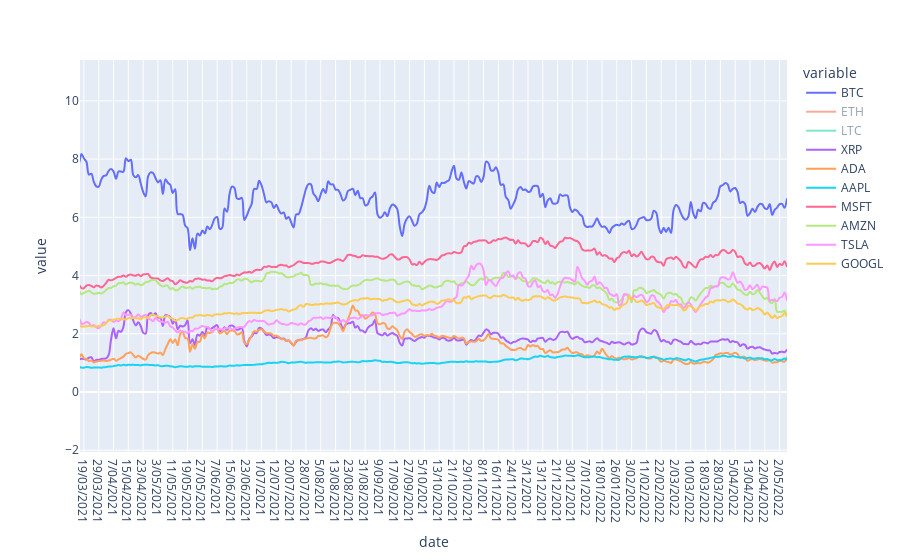

Here is the notebook cell this chart was saved with:
### Code cell
fig = px.line(df, x="date", y="value", color="variable", line_group="variable", hover_name="variable",
        line_shape="spline", render_mode="svg")
fig.show()

### Figure 1 — Plotly figure (JSON) as saved in the notebook; plotly's stock layout.template omitted (floating-point values rounded to 4 significant figures; data arrays with more than 128 entries replaced by an {"elided": "..."} marker saying what was removed)
{"data": [{"hovertemplate": "<b>%{hovertext}</b><br><br>variable=BTC<br>date=%{x}<br>value=%{y}<extra></extra>", "hovertext": {"elided": "1258 str values"}, "legendgroup": "BTC", "line": {"color": "#636efa", "dash": "solid", "shape": "spline"}, "marker": {"symbol": "circle"}, "mode": "lines", "name": "BTC", "orientation": "v", "showlegend": true, "type": "scatter", "x": {"elided": "1258 str values"}, "xaxis": "x", "y": {"elided": "1258 float values"}, "yaxis": "y"}, {"hovertemplate": "<b>%{hovertext}</b><br><br>variable=ETH<br>date=%{x}<br>value=%{y}<extra></extra>", "hovertext": {"elided": "1258 str values"}, "legendgroup": "ETH", "line": {"color": "#EF553B", "dash": "solid", "shape": "spline"}, "marker": {"symbol": "circle"}, "mode": "lines", "name": "ETH", "orientation": "v", "showlegend": true, "type": "scatter", "visible": "legendonly", "x": {"elided": "1258 str values"}, "xaxis": "x", "y": {"elided": "1258 float values"}, "yaxis": "y"}, {"hovertemplate": "<b>%{hovertext}</b><br><br>variable=LTC<br>date=%{x}<br>value=%{y}<extra></extra>", "hovertext": {"elided": "1258 str values"}, "legendgroup": "LTC", "line": {"color": "#00cc96", "dash": "solid", "shape": "spline"}, "marker": {"symbol": "circle"}, "mode": "lines", "name": "LTC", "orientation": "v", "showlegend": true, "type": "scatter", "visible": "legendonly", "x": {"elided": "1258 str values"}, "xaxis": "x", "y": {"elided": "1258 float values"}, "yaxis": "y"}, {"hovertemplate": "<b>%{hovertext}</b><br><br>variable=XRP<br>date=%{x}<br>value=%{y}<extra></extra>", "hovertext": {"elided": "1258 str values"}, "legendgroup": "XRP", "line": {"color": "#ab63fa", "dash": "solid", "shape": "spline"}, "marker": {"symbol": "circle"}, "mode": "lines", "name": "XRP", "orientation": "v", "showlegend": true, "type": "scatter", "x": {"elided": "1258 str values"}, "xaxis": "x", "y": {"elided": "1258 float values"}, "yaxis": "y"}, {"hovertemplate": "<b>%{hovertext}</b><br><br>variable=ADA<br>date=%{x}<br>value=%{y}<extra></extra>", "hovertext": {"elided": "1258 str values"}, "legendgroup": "ADA", "line": {"color": "#FFA15A", "dash": "solid", "shape": "spline"}, "marker": {"symbol": "circle"}, "mode": "lines", "name": "ADA", "orientation": "v", "showlegend": true, "type": "scatter", "x": {"elided": "1258 str values"}, "xaxis": "x", "y": {"elided": "1258 float values"}, "yaxis": "y"}, {"hovertemplate": "<b>%{hovertext}</b><br><br>variable=AAPL<br>date=%{x}<br>value=%{y}<extra></extra>", "hovertext": {"elided": "1258 str values"}, "legendgroup": "AAPL", "line": {"color": "#19d3f3", "dash": "solid", "shape": "spline"}, "marker": {"symbol": "circle"}, "mode": "lines", "name": "AAPL", "orientation": "v", "showlegend": true, "type": "scatter", "x": {"elided": "1258 str values"}, "xaxis": "x", "y": {"elided": "1258 float values"}, "yaxis": "y"}, {"hovertemplate": "<b>%{hovertext}</b><br><br>variable=MSFT<br>date=%{x}<br>value=%{y}<extra></extra>", "hovertext": {"elided": "1258 str values"}, "legendgroup": "MSFT", "line": {"color": "#FF6692", "dash": "solid", "shape": "spline"}, "marker": {"symbol": "circle"}, "mode": "lines", "name": "MSFT", "orientation": "v", "showlegend": true, "type": "scatter", "x": {"elided": "1258 str values"}, "xaxis": "x", "y": {"elided": "1258 float values"}, "yaxis": "y"}, {"hovertemplate": "<b>%{hovertext}</b><br><br>variable=AMZN<br>date=%{x}<br>value=%{y}<extra></extra>", "hovertext": {"elided": "1258 str values"}, "legendgroup": "AMZN", "line": {"color": "#B6E880", "dash": "solid", "shape": "spline"}, "marker": {"symbol": "circle"}, "mode": "lines", "name": "AMZN", "orientation": "v", "showlegend": true, "type": "scatter", "x": {"elided": "1258 str values"}, "xaxis": "x", "y": {"elided": "1258 float values"}, "yaxis": "y"}, {"hovertemplate": "<b>%{hovertext}</b><br><br>variable=TSLA<br>date=%{x}<br>value=%{y}<extra></extra>", "hovertext": {"elided": "1258 str values"}, "legendgroup": "TSLA", "line": {"color": "#FF97FF", "dash": "solid", "shape": "spline"}, "marker": {"symbol": "circle"}, "mode": "lines", "name": "TSLA", "orientation": "v", "showlegend": true, "type": "scatter", "x": {"elided": "1258 str values"}, "xaxis": "x", "y": {"elided": "1258 float values"}, "yaxis": "y"}, {"hovertemplate": "<b>%{hovertext}</b><br><br>variable=GOOGL<br>date=%{x}<br>value=%{y}<extra></extra>", "hovertext": {"elided": "1258 str values"}, "legendgroup": "GOOGL", "line": {"color": "#FECB52", "dash": "solid", "shape": "spline"}, "marker": {"symbol": "circle"}, "mode": "lines", "name": "GOOGL", "orientation": "v", "showlegend": true, "type": "scatter", "x": {"elided": "1258 str values"}, "xaxis": "x", "y": {"elided": "1258 float values"}, "yaxis": "y"}], "layout": {"autosize": true, "legend": {"title": {"text": "variable"}, "tracegroupgap": 0}, "margin": {"t": 60}, "xaxis": {"anchor": "y", "autorange": false, "domain": [0, 1], "range": [970.4, 1257], "title": {"text": "date"}, "type": "category"}, "yaxis": {"anchor": "x", "autorange": false, "domain": [0, 1], "range": [-2.061, 11.4], "title": {"text": "value"}, "type": "linear"}}}
